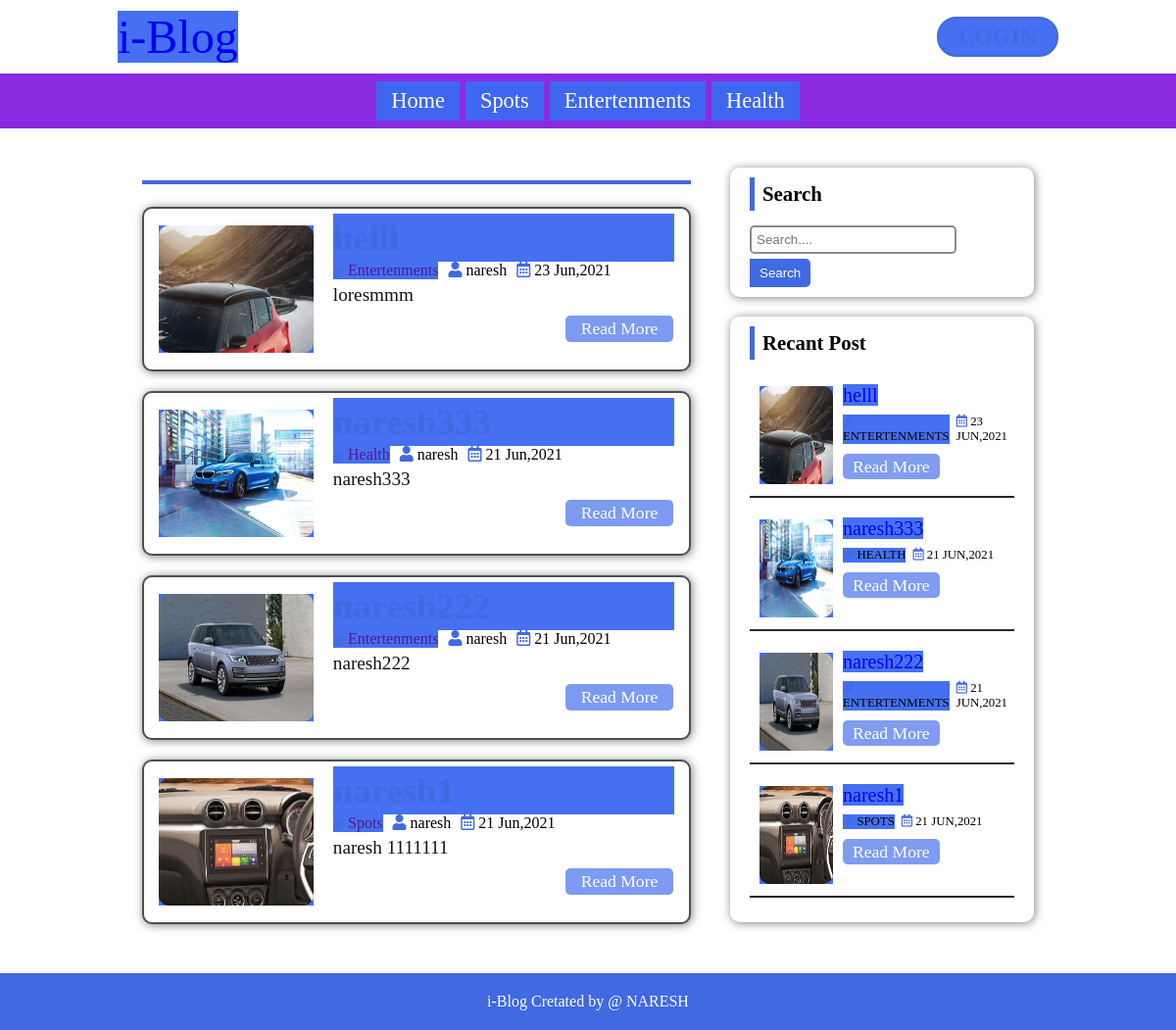
Screenshot of /search.php with the database file from the repository.
### tables this page shows
CREATE TABLE `category` (
  `category_id` int(250) NOT NULL,
  `c_name` varchar(250) NOT NULL,
  `post` int(250) NOT NULL
);

CREATE TABLE `post` (
  `post_id` int(250) NOT NULL,
  `title` varchar(250) NOT NULL,
  `descriptions` varchar(250) NOT NULL,
  `catry` varchar(250) NOT NULL,
  `post_date` varchar(250) NOT NULL,
  `author` varchar(250) NOT NULL,
  `post_img` varchar(250) NOT NULL
);

CREATE TABLE `data` (
  `id` int(250) NOT NULL,
  `name` varchar(250) NOT NULL,
  `password` varchar(250) NOT NULL,
  `u_role` varchar(250) NOT NULL
);

### search.php (the view, shortened to what this page needs)
<?php
include "./header.php";
$sql = "SELECT * FROM post
     LEFT JOIN category ON post.catry = category.category_id
     LEFT JOIN data ON post.author = data.id
     WHERE post.title  LIKE '%{$search_term}%' OR
     post.descriptions  LIKE '%{$search_term}%'
     ORDER BY post.post_id DESC";
$Result = mysqli_query($conn, $sql);
?>
<div class="container">
    <div class="post-left col">
        <div class="Category-Title">
        </div>
        <div class="Category-blog">
            <?php if (mysqli_num_rows($Result) > 0) {
                while ($row = mysqli_fetch_assoc($Result)) {
            ?>
                    <div class="blog-cat">
                        <a class="blog-img" href="single.php?id=<?php echo $row['post_id']; ?>">
                            <img src="./admin/uplodeIMG/<?php echo $row['post_img'] ?>" alt=""></a>
                        <div class="blog-content">
                            <a class="blog-title" href="single.php?id=<?php echo $row['post_id']; ?>">
                            </a>
                            <div class="about-blog">
                                <a class="blog-category" href="">
                                    <i class="fas fa-link" style="font-size: .7rem;"></i>
                                    <?php echo $row['c_name']; ?>
                                </a>
                                <div class="blog-autor">
                                    <i class="fas fa-user"></i>
                                    <?php echo $row['name']; ?>
                                </div>
                                <div class="date">
                                    <i class="far fa-calendar-alt"></i>
                                    <?php echo $row['post_date']; ?>
                                </div>
                            </div>
                            <div class="description">
                                <?php echo substr($row['descriptions'], 0, 100); ?>
                            </div>
                            <a class="read-more " href="single.php?id=<?php echo $row['post_id']; ?>">
                                Read More
                            </a>
                        </div>
                    </div>
            <?php }
            } else {
                echo "No Such Post Found.";
            } ?>
        </div>
    </div>
    <div class="post-right col">
        <div class="aside">
            <?php
            include "./aside.php";
            ?>
        </div>
    </div>
</div>
<?php include "./footer.php"; ?>

### header.php (shortened to what this page needs)
<!DOCTYPE html>
<html lang="en">
<?php
    include "./conntection.php";
?>
<head>
    <link rel="stylesheet" href="https://pro.fontawesome.com/releases/v5.10.0/css/all.css" />
    <link rel="stylesheet" href="./css/style.css">
</head>
<header>
    <div class="main-header">
        <div class="logo"><a href="./index.php">i-Blog</a></div>
        <a class="login-btn" href="./admin/index.php">
        </a>
    </div>
    <?php
                            $active = "";
    $sql = "SELECT * FROM category WHERE post >0";
    $result = mysqli_query($conn, $sql);
    if (mysqli_num_rows($result) > 0) {
    ?>
        <nav>
        <a href="./index.php" class="nav-iteam ">Home</a>
            <?php while ($row = mysqli_fetch_assoc($result)) {
                echo '<a href="./category.php?cat_id=' . $row['category_id'] . '" class="nav-iteam '.$active.'">' .  $row['c_name'] . '</a>';
            ?>
            <?php } ?>
        </nav>
    <?php } ?>
</header>
</html>

### aside.php (shortened to what this page needs)
<div class="serch-box">
    <div class="title">
        Search
    </div>
    <div class="input-box">
        <form action="./search.php?search=" method="get" id="SeachForm">
            <input type="search" name="search" id="search" placeholder="Search....">
            <button type="submit" class="search-btn">Search</button>
        </form>
    </div>
</div>
<div class="recent-blog">
    <div class="title">
        Recant Post
    </div>
    <?php
   $Recent = mysqli_query($conn, $sql) or die("Query Failed : Recent Post");
    ?>
    <div class="rect-blog-container">
        <?php
        if(mysqli_num_rows($Recent)>0){
        while($row_recent = mysqli_fetch_assoc($Recent)){
        ?>
        <div class="blog-rect">
            <a class="blog-img" href="single.php?id=<?php echo $row_recent['post_id']; ?>">
                <img src="./admin/uplodeIMG/<?php echo $row_recent['post_img'] ?>" alt=""></a>
            <div class="blog-content">
                <a class="blog-title" href="single.php?id=<?php echo $row_recent['post_id']; ?>">
                    <?php echo $row_recent['title']; ?>
                </a>
                <div class="about-blog">
                    <a class="blog-category" href="./single.php?id=<?php echo $row['post_id']; ?>">
                    <i class="fas fa-link" style="font-size: .7rem;"></i>
                        <?php echo $row_recent['c_name']; ?>
                    </a>
                    <div class="date">
                        <i class="far fa-calendar-alt"></i>
                        <?php echo $row_recent['post_date']; ?>
                    </div>
                </div>
                <a class="read-more " href="single.php?id=<?php echo $row_recent['post_id']; ?>">
                    Read More
                </a>
            </div>
        </div>
        <?php
        }}
        else{
            echo "No Recent Post";
        }
        ?>
    </div>
</div>

### footer.php
<footer>
        <div class="footer">
            i-Blog Cretated by @ NARESH
        </div>
    </footer>

### css/style.css (style rules this page uses)
* { margin: 0; padding: 0; box-sizing: border-box; transition: 0.5s; }
header { width: 100%; }
header .main-header { width: 100%; padding: 10px 0; font-size: 3rem; display: flex; padding: 10px 10vw; align-items: center; justify-content: space-between; }
header .main-header .logo a { text-decoration: none; }
header .main-header .login-btn { font-size: 1.5rem; }
header nav { display: flex; padding: 5px 0; background-color: blueviolet; align-items: center; justify-content: center; }
header nav .nav-iteam { text-decoration: none; font-size: 1.4rem; padding:7px 15px; color: white; transition: 0.7s; margin: 3px; }
.container { width: 100%; display: flex; justify-content: center; padding: 20px 100px; }
.col { display: flex; flex-direction: column; padding: 10px 20px; }
.post-left { width: 60%; }
.Category-Title { border-bottom: 4px solid royalblue; padding: 10px 5px; font-size: 2rem; margin: 3px auto; width: 100%; }
.post-right { width: 35%; }
.Category-blog .blog-cat { display: flex; background-color: white; border-radius: 10px; padding: 5px 15px; border: 2px solid rgba(17, 19, 27, 0.747); box-shadow: 1px 1px 10px rgba(14, 15, 19, 0.527); margin: 20px 0; }
.Category-blog .blog-cat .blog-img { width: 30%; margin: 12px 0; height: 130px; }
.Category-blog .blog-cat .blog-img img { width: 100%; height: 100%; border-radius: 10px; }
.Category-blog .blog-cat .blog-content { display: flex; flex-direction: column; padding: 0px 0 0 20px; width: 70%; }
.Category-blog .blog-cat .blog-content .blog-title { font-size: 2.3rem; color: royalblue; text-decoration: none; font-weight: 900; padding: 3px 0; }
.Category-blog .blog-cat .blog-content .about-blog { display: flex; }
.Category-blog .blog-cat .blog-content .about-blog .blog-autor { margin: 0 0 0 10px; }
.Category-blog .blog-cat .blog-content .about-blog .date { margin: 0 0 0 10px; }
.Category-blog .blog-cat .description { padding: 5px 2px 5px 0; color: rgb(18, 18, 19); font-size: 1.2rem; }
.blog-content .read-more { width: 110px; text-align: center; text-decoration: none; background-color: rgba(98, 133, 240, 0.829); padding: 3px 10px; margin: 5px 1px 5px auto; color: white; font-size: 1.1rem; border-radius: 5px; }
.serch-box, .recent-blog { background-color: white; border-radius: 10px; padding: 10px 20px; margin: 10px 0; box-shadow: 1px 1px 10px rgba(14, 15, 19, 0.527); }
.serch-box .title, .title { padding: 5px 8px; font-size: 1.3rem; font-weight: bolder; border-left: 5px solid royalblue; margin-bottom: 10px; }
form#SeachForm .search-btn { background: royalblue; outline: 0; padding: 7px 10px; color: white; border: 0; border-radius: 0 5px 5px 0; }
.serch-box .input-box input { margin: 5px 0; outline: 0; border-radius: 5px; width: 78%; transition: 0.5s; padding: 5px; border: 2px solid rgba(52, 57, 66, 0.582); }
.recent-blog { width: 100%; margin-top: 20px; }
.recent-blog .rect-blog-container { width: 100%; margin: 15px 0; }
.recent-blog .rect-blog-container .blog-rect { margin: 10px auto; display: flex; padding: 0 10px; border-bottom: 2px solid rgb(43, 40, 40); }
.recent-blog .rect-blog-container .blog-rect .blog-img { width: 30%; margin: 12px 0; height: 100px; }
.recent-blog .rect-blog-container .blog-rect .blog-img img { width: 100%; height: 100%; border-radius: 10px; }
.recent-blog .rect-blog-container .blog-rect .blog-content { width: 70%; padding: 10px; }
a { text-decoration: none; }
.recent-blog .rect-blog-container .blog-rect .blog-content .blog-title { font-size: 20px; }
.recent-blog .rect-blog-container .blog-rect .blog-content .about-blog { display: flex; justify-content: start; align-items: center; margin: 8px 0 13px 0; }
.recent-blog .rect-blog-container .blog-rect .blog-content .about-blog .blog-category { text-transform: uppercase; color: black; font-size: .8rem; }
.recent-blog .rect-blog-container .blog-rect .blog-content .about-blog .date { margin-left: 7px; text-transform: uppercase; font-size: .8rem; }
i { color: royalblue; }
.recent-blog .rect-blog-container .blog-rect .blog-content .read-more { width: 110px; text-align: center; text-decoration: none; background-color: rgb(128, 156, 240); padding: 3px 10px; margin: 10px 0 8px 0; color: white; font-size: 1.1rem; border-radius: 5px; }
footer { width: 100%; padding: 20px; background-color: royalblue; color: white; }
footer .footer { text-align: center; }
a { background-color: rgba(59, 105, 241, 0.952); }

### rows the page displays
category: c_name "Spots"
category: c_name "Entertenments"
category: c_name "Health"
post: post_img (picture), category.c_name "Entertenments", data.name "naresh", post_date "23 Jun,2021", descriptions "loresmmm", title "helll", category.c_name "ENTERTENMENTS", post_date "23 JUN,2021"
post: post_img (picture), category.c_name "Health", data.name "naresh", post_date "21 Jun,2021", descriptions "naresh333", title "naresh333", category.c_name "HEALTH", post_date "21 JUN,2021"
post: post_img (picture), category.c_name "Entertenments", data.name "naresh", post_date "21 Jun,2021", descriptions "naresh222", title "naresh222", category.c_name "ENTERTENMENTS", post_date "21 JUN,2021"
post: post_img (picture), category.c_name "Spots", data.name "naresh", post_date "21 Jun,2021", descriptions "naresh 1111111", title "naresh1", category.c_name "SPOTS", post_date "21 JUN,2021"
